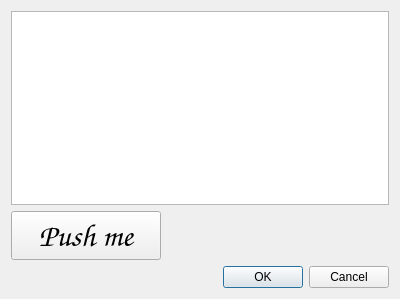
<?xml version="1.0" encoding="UTF-8"?>
<ui version="4.0">
 <class>FileUpdaterDialogBase</class>
 <widget class="QDialog" name="FileUpdaterDialogBase">
  <property name="geometry">
   <rect>
    <x>0</x>
    <y>0</y>
    <width>400</width>
    <height>299</height>
   </rect>
  </property>
  <property name="windowTitle">
   <string>File Updater</string>
  </property>
  <layout class="QGridLayout" name="gridLayout">
   <item row="0" column="0">
    <widget class="QTreeView" name="treeView"/>
   </item>
   <item row="2" column="0">
    <widget class="QDialogButtonBox" name="button_box">
     <property name="orientation">
      <enum>Qt::Horizontal</enum>
     </property>
     <property name="standardButtons">
      <set>QDialogButtonBox::Cancel|QDialogButtonBox::Ok</set>
     </property>
    </widget>
   </item>
   <item row="1" column="0">
    <widget class="QPushButton" name="pushButton">
     <property name="maximumSize">
      <size>
       <width>150</width>
       <height>50</height>
      </size>
     </property>
     <property name="font">
      <font>
       <family>Comic Sans MS</family>
       <pointsize>24</pointsize>
      </font>
     </property>
     <property name="text">
      <string>Push me</string>
     </property>
     <property name="checkable">
      <bool>false</bool>
     </property>
    </widget>
   </item>
  </layout>
 </widget>
 <resources/>
 <connections>
  <connection>
   <sender>button_box</sender>
   <signal>accepted()</signal>
   <receiver>FileUpdaterDialogBase</receiver>
   <slot>accept()</slot>
   <hints>
    <hint type="sourcelabel">
     <x>9</x>
     <y>267</y>
    </hint>
    <hint type="destinationlabel">
     <x>20</x>
     <y>20</y>
    </hint>
   </hints>
  </connection>
  <connection>
   <sender>button_box</sender>
   <signal>rejected()</signal>
   <receiver>FileUpdaterDialogBase</receiver>
   <slot>reject()</slot>
   <hints>
    <hint type="sourcelabel">
     <x>9</x>
     <y>267</y>
    </hint>
    <hint type="destinationlabel">
     <x>20</x>
     <y>20</y>
    </hint>
   </hints>
  </connection>
  <connection>
   <sender>pushButton</sender>
   <signal>clicked()</signal>
   <receiver>FileUpdaterDialogBase</receiver>
   <slot>run()</slot>
   <hints>
    <hint type="sourcelabel">
     <x>158</x>
     <y>250</y>
    </hint>
    <hint type="destinationlabel">
     <x>357</x>
     <y>62</y>
    </hint>
   </hints>
  </connection>
 </connections>
 <slots>
  <slot>run()</slot>
 </slots>
</ui>
